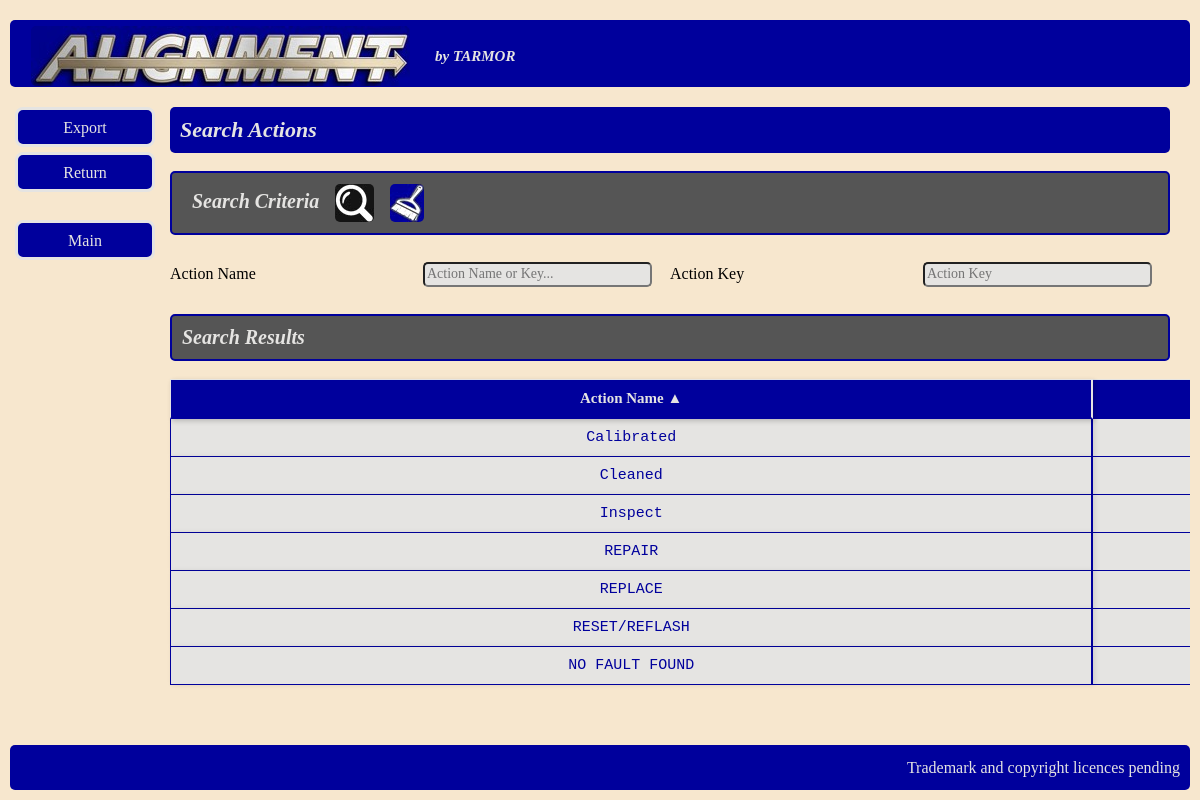
Screenshot of /failures/search_actions/ with the database file from the repository.
### failures/models.py (models this page shows, shortened)
class Action(models.Model):
    action_name = models.CharField(max_length=50)
    action_key = models.CharField(max_length=3)

### failures/views.py (the view)
# urls.py: path('search_actions/', views.search_actions, name='search_actions'),
def search_actions(request):
    action_name = request.GET.get('action_name', '').strip()
    action_key = request.GET.get('action_key', '').strip()
    clean_name = action_name.split(' - ').strip() if ' - ' in action_name else action_name
    queryset = Action.objects.all()
    if clean_name:
        queryset = queryset.filter(action_name__icontains=clean_name)
    if action_key:
        queryset = queryset.filter(action_key__icontains=action_key)
    sort_by = request.GET.get('sort', 'action_name')
    is_descending = sort_by.startswith('-')
    clean_sort_key = sort_by.lstrip('-')
    sort_mapping = {
        'action_name': 'action_name',
        'action_key': 'action_key',
    }
    if clean_sort_key in sort_mapping:
        db_field = sort_mapping[clean_sort_key]
        order_field = f"-{db_field}" if is_descending else db_field
        queryset = queryset.order_by(order_field)
    else:
        queryset = queryset.order_by('action_name')
    filters = {}
    if action_name: filters['action_name'] = action_name
    if action_key: filters['action_key'] = action_key
    filter_url = urlencode(filters)
    all_action_suggestions = Action.objects.all().only('action_name', 'action_key').order_by('action_name')
    all_keys = Action.objects.exclude(action_key__isnull=True).values_list('action_key', flat=True).distinct().order_by('action_key')
    context = {
        'actions': queryset,
        'filter_url': filter_url,
        'sort': sort_by,
        'all_action_suggestions': all_action_suggestions,
        'all_keys': all_keys,
        'action_name_val': action_name,
        'action_key_val': action_key,
    }
    return render(request, 'failures/search_actions.html', context)

### failures/templates/failures/search_actions.html (shortened to what this page needs)
{% extends 'core/base.html' %}
{% load static %}
{% block sidebar %}
    <div class="leftnavbar">
        <ul>
            <li> <a href="javascript:void(0)" onclick="exportExcel()">Export</a></li>
            <li><a href="{% url 'failures:actions' %}">Return</a></li>
            <br>
            <li><a href="{% url 'core:home' %}">Main</a></li>
        </ul>
    </div>
{% endblock %}
{% block content %}
    <div class="main">
        <h2>Search Actions </h2>
        <br>
        <div>
            <h3>
                &nbsp; Search Criteria &nbsp;
                    <input type="image" src="{% static 'images/mag_glass.jpg' %}" alt="Submit" class='logo' form="search-form" >
                    <a href="{% url 'failures:search_actions' %}">
                    <img src="{% static 'images/broom.jpg' %}" alt="Clear Filters" class='logo' style="cursor: pointer;">
                </a>
            </h3>
            <form id="search-form"  method="GET" action="{% url 'failures:search_actions' %}">
                <table class="table-bare-container">
                    <tr>
                        <td>Action Name</td>
                        <td>
                            <input type="text" name="action_name" value="{{ action_name_val }}" list="action-name-list" placeholder="Action Name or Key..." class="input" autocomplete="off">
                        </td>
                        <td>Action Key</td>
                        <td>
                            <input type="text" name="action_key" value="{{ action_key_val }}" list="action-key-list" placeholder="Action Key" class="input" autocomplete="off">
                        </td>
                    </tr>
                </table>
            </form>
        </div>
        <div class="form">
            <form class="form" id="sesarch_form" method="POST">
                <h3> Search Results </h3>
                <br>
                <table class="table">
                    <thead>
                        <tr>
                            <th class="th">
                                <a href="?sort={% if sort == 'action_name' %}-action_name{% else %}action_name{% endif %}{% if filter_url %}&{{ filter_url }}{% endif %}" class="sort_header">
                                    Action Name {% if sort == 'action_name' %} ▲ {% elif sort == '-action_name' %} ▼ {% endif %}
                                </a>
                            </th>
                            <th class="th">
                            </th>
                        </tr>
                    </thead>
                    <tbody>
                        {% for action in actions %}
                            <tr>
                                <td class="td">{{ action.action_name }}</td>
                                <td class="td">{{ action.action_key }}</td>
                            </tr>
                            {% empty %}
                            <tr>
                                <td colspan="2" style="text-align: center;">No actions found matching those criteria.</td>
                            </tr>
                        {% endfor %}
                    </tbody>
                </table>
            </form>
        </div>
    </div>
{% endblock %}

### static/css/Stylesheet.css (style rules this page uses)
* { box-sizing: border-box; }
body { font-family: Cascadia Code; background-color:#f7e7ce; padding: 0; margin: 0; }
.main { flex: 1; min-width: 0; padding: 10px; display: block; }
.logo { display: inline-block; vertical-align: middle; width: auto; height: 80%; margin-right: 10px; margin-left: 1px; margin-top: 1px; margin-bottom: 1px; border-radius: 5px; padding: 0px }
.input { background-color: #e5e4e2; font-size: 14px; font-family: Cascadia Code; margin: 2px; field-sizing: content; min-width: 10ch; border-radius: 5px; }
h2 { width: 100%; margin: 0px; background-color: #00009c; color: #e5e4e2; font-family: Cascadia Code; font-size: 22px; padding: 10px; font-style: italic; border-radius: 5px; clear: right; box-sizing: border-box; display:block; }
h3 { background-color: #555555; color: #e5e4e2; font-family: Cascadia Code; font-size: 20px; padding: 10px; font-style: italic; width: 100%; margin: 0px; border: 2px solid #00009c; border-radius: 5px; clear: right; }
.leftnavbar { width: 140px; flex-shrink: 0; margin-top: 10px; }
.leftnavbar ul { padding: 0px; list-style: none; margin: 0px; }
.leftnavbar ul li a { text-decoration: none; border: 3px solid #e5e4e2; font-family: Cascadia Code; font-size: 16px; background-color: #00009c; color: #e5e4e2; display: block; width: 140px; height: 40px; margin: 5px; padding: 10px; border-radius: 8px; text-align: center; line-height: 15px; }
.form { font-size: 16px; }
.table { width: 100%; border-collapse: separate !important; border-spacing: 0 !important; table-layout: auto; min-width: 1500px; }
.table thead tr th { position: sticky; top: 0; z-index: 20; background-color: #00009c; color: #e5e4e2; font-family: Cascadia Code; font-size: 15px; padding: 10px; border-bottom: 2px solid #00009c; border-top: 1px solid #e5e4e2; border-right: 1px solid #e5e4e2; white-space: nowrap; }
.th { position: sticky !important; top: 0 !important; z-index: 20 !important; background-color: #00009c !important; color: #e5e4e2 !important; font-family: Cascadia Code, monospace; font-size: 15px; padding: 10px; border-bottom: 2px solid #00009c; border-top: 1px solid #e5e4e2; border-right: 1px solid #e5e4e2; white-space: nowrap; }
.td { background-color: #e5e4e2; color: #00009c; font-family: Cascadia Code, monospace; font-size: 15px; text-align: center; white-space: normal; padding: 10px; border-bottom: 1px solid #00009c; border-right: 1px solid #00009c; }
.table thead tr th:first-child, .th:first-child { position: sticky !important; top: 0 !important; left: 0 !important; z-index: 30 !important; background-color: #00009c !important; color: #e5e4e2 !important; border-right: 2px solid #e5e4e2 !important; border-left: 1px solid #e5e4e2 !important; box-shadow: 2px 2px 5px rgba(0,0,0,0.2); }
.table tbody tr td:first-child, .td:first-child { position: sticky !important; left: 0 !important; z-index: 10 !important; background-color: #e5e4e2 !important; color: #00009c !important; border-right: 2px solid #00009c !important; border-left: 1px solid #00009c !important; box-shadow: 2px 0 5px rgba(0,0,0,0.1); }
.table-bare-container { width: 100%; table-layout: fixed; border-collapse: separate; border-spacing: 0px 12px; margin-left: 0px; padding-top: 12px; padding-bottom: 12px; }
.table-bare-container td { padding-right: 20px; vertical-align: middle; word-wrap: break-word; }
.table-bare-container td:nth-child(odd) { padding-left: 0px; text-align: left; }
.table-bare-container .input, .table-bare-container select, .table-bare-container input { width: 100%; box-sizing: border-box; }
.sort_header { text-decoration: none; color: inherit }

### rows the page displays
Action: action_name "Calibrated"
Action: action_name "Cleaned"
Action: action_name "Inspect"
Action: action_name "REPAIR"
Action: action_name "REPLACE"
Action: action_name "RESET/REFLASH"
Action: action_name "NO FAULT FOUND"
